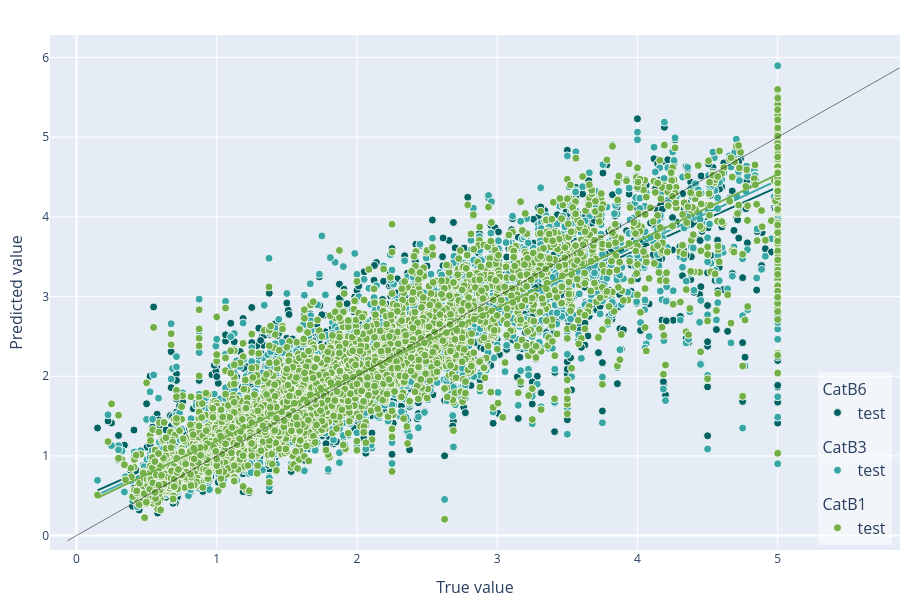

Notebook source saved alongside this figure:
### Code cell
# Use regex para chamar todos os modelos com o mesmo estimador...
experionml.plot_errors(models=["CatB.*"])
